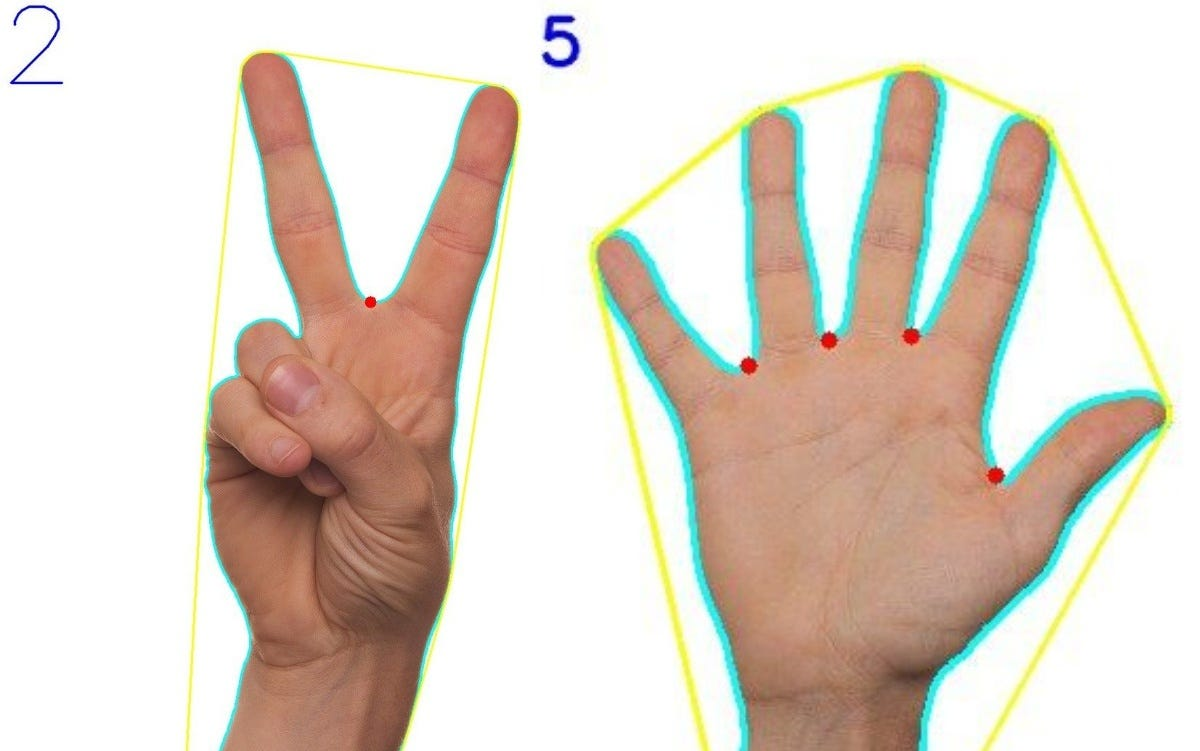
#> input picture [OpenCV] Fingure Counting using Hand Gesture/fingerCount.jpg, 1200 x 751 px, given in place of the camera
$ python main.py
#> lines starting #> are read from the running program, lines starting #| are printed output that depends on the picture; after the words box and inside, x2 and y2 are one past the last pixel; in counts of white or black regions, pixels touching at a corner belong together
import cv2
import numpy as np
import math

#Read Camera
cap = cv2.VideoCapture(0)

def nothing(x):
    pass

#window name
cv2.namedWindow("Threshold Adjustments",cv2.WINDOW_NORMAL)
cv2.resizeWindow("Threshold Adjustments", (300, 300))
cv2.createTrackbar("Thresh", "Threshold Adjustments", 0, 255, nothing)

#COlor Detection Track

cv2.createTrackbar("Lower_H", "Threshold Adjustments", 0, 255, nothing)
cv2.createTrackbar("Lower_S", "Threshold Adjustments", 0, 255, nothing)
cv2.createTrackbar("Lower_V", "Threshold Adjustments", 0, 255, nothing)
cv2.createTrackbar("Upper_H", "Threshold Adjustments", 255, 255, nothing)
cv2.createTrackbar("Upper_S", "Threshold Adjustments", 255, 255, nothing)
cv2.createTrackbar("Upper_V", "Threshold Adjustments", 255, 255, nothing)


while True:
    _,frame = cap.read()
#> frame is the input picture: shape (751, 1200, 3); mean B, G, R 202, 213.1, 223.4
    frame = cv2.flip(frame,2)
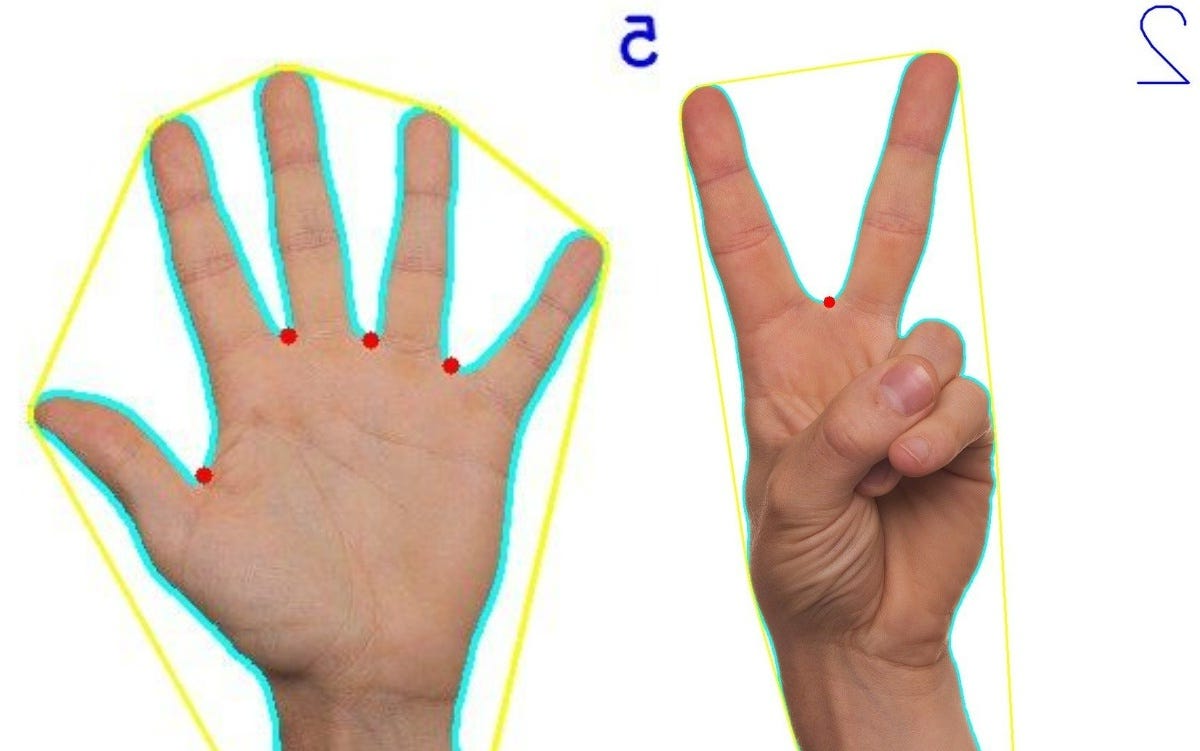
#> frame: shape (751, 1200, 3); mean B, G, R 202, 213.1, 223.4
    frame = cv2.resize(frame,(600,500))
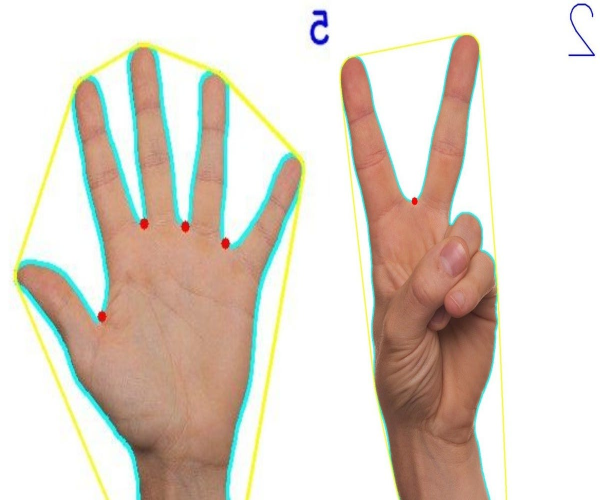
#> frame: shape (500, 600, 3); mean B, G, R 201.9, 213.1, 223.3
    # Get hand data from the rectangle sub window
    cv2.rectangle(frame, (0,1), (300,500), (255, 0, 0), 0)
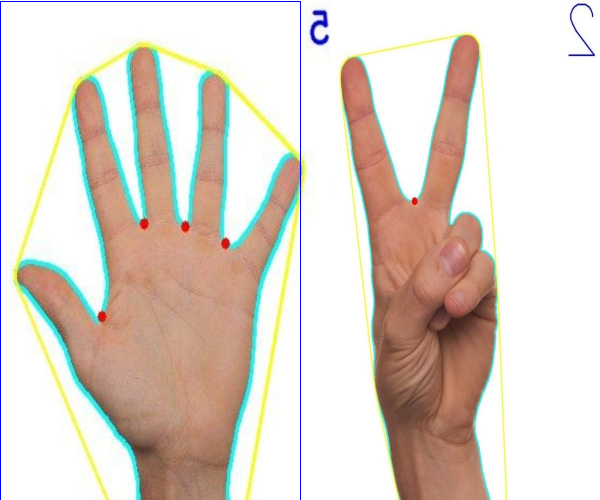
#> frame: shape (500, 600, 3); 0.43% of pixels changed, all inside (x1, y1, x2, y2) = (0, 1, 301, 500)
    img_crop = frame[1:500, 0:300]
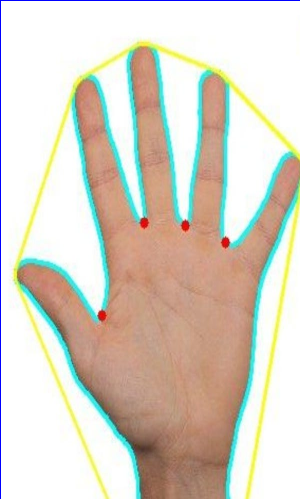
#> img_crop: shape (499, 300, 3); mean B, G, R 196.6, 210, 217

    hsv = cv2.cvtColor(img_crop, cv2.COLOR_BGR2HSV)
#> hsv: shape (499, 300, 3); mean H, S, V 26.1, 51.7, 228.2
    #detecting hand
    lower_h = cv2.getTrackbarPos("Lower_H", "Threshold Adjustments")
    lower_s = cv2.getTrackbarPos("Lower_S", "Threshold Adjustments")
    lower_v = cv2.getTrackbarPos("Lower_V", "Threshold Adjustments")

    upper_h = cv2.getTrackbarPos("Upper_H", "Threshold Adjustments")
    upper_s = cv2.getTrackbarPos("Upper_S", "Threshold Adjustments")
    upper_v = cv2.getTrackbarPos("Upper_V", "Threshold Adjustments")

    lower_bound = np.array([lower_h, lower_s, lower_v])
    upper_bound = np.array([upper_h, upper_s, upper_v])

    #Creating Mask
    mask = cv2.inRange(hsv, lower_bound, upper_bound)
#> mask: shape (499, 300); every value is 255
    #filter mask with image
    filtr = cv2.bitwise_and(img_crop, img_crop, mask=mask)

    mask1  = cv2.bitwise_not(mask)
#> mask1: shape (499, 300); every value is 0
    m_g = cv2.getTrackbarPos("Thresh", "Threshold Adjustments") #getting track bar value
    ret,thresh = cv2.threshold(mask1,m_g,255,cv2.THRESH_BINARY)
#> ret = 0
    dilata = cv2.dilate(thresh,(3,3),iterations = 6)

    #findcontour(img,contour_retrival_mode,method)
    cnts,hier = cv2.findContours(thresh,cv2.RETR_TREE,cv2.CHAIN_APPROX_SIMPLE)
#> cnts = []


    try:
        # Find contour with maximum area
        cm = max(cnts, key=lambda x: cv2.contourArea(x))
        #print("C==",cnts)
        epsilon = 0.0005*cv2.arcLength(cm,True)
        data= cv2.approxPolyDP(cm,epsilon,True)

        hull = cv2.convexHull(cm)

        cv2.drawContours(img_crop, [cm], -1, (50, 50, 150), 2)
        cv2.drawContours(img_crop, [hull], -1, (0, 255, 0), 2)

        # Find convexity defects
        hull = cv2.convexHull(cm, returnPoints=False)
        defects = cv2.convexityDefects(cm, hull)
        count_defects = 0
        #print("Area==",cv2.contourArea(hull) - cv2.contourArea(cm))
        for i in range(defects.shape[0]):
            s,e,f,d = defects[i,0]

            start = tuple(cm[s][0])
            end = tuple(cm[e][0])
            far = tuple(cm[f][0])

            #Cosin Rule
            a = math.sqrt((end[0] - start[0]) ** 2 + (end[1] - start[1]) ** 2)
            b = math.sqrt((far[0] - start[0]) ** 2 + (far[1] - start[1]) ** 2)
            c = math.sqrt((end[0] - far[0]) ** 2 + (end[1] - far[1]) ** 2)
            angle = (math.acos((b ** 2 + c ** 2 - a ** 2) / (2 * b * c)) * 180) / 3.14
            #print(angle)
            # if angle > 50 draw a circle at the far point
            if angle <= 50:
                count_defects += 1
                cv2.circle(img_crop,far,5,[255,255,255],-1)

        print("count==",count_defects)

        # Print number of fingers
        if count_defects == 0:

            cv2.putText(frame, "1", (50, 50), cv2.FONT_HERSHEY_SIMPLEX, 2,(0,0,255),2)
        elif count_defects == 1:
            cv2.putText(frame, "2", (50, 50), cv2.FONT_HERSHEY_SIMPLEX, 2,(0,0,255), 2)
        elif count_defects == 2:

            cv2.putText(frame, "3", (5, 50), cv2.FONT_HERSHEY_SIMPLEX, 2,(0,0,255), 2)
        elif count_defects == 3:

            cv2.putText(frame, "4", (50, 50), cv2.FONT_HERSHEY_SIMPLEX, 2,(0,0,255), 2)
        elif count_defects == 4:

            cv2.putText(frame, "5", (50, 50), cv2.FONT_HERSHEY_SIMPLEX, 2,(0,0,255), 2)
        else:
            pass

    except:
        pass

    cv2.imshow("Thresh", thresh)
    #cv2.imshow("mask==",mask)
    cv2.imshow("filter==",filtr)
    cv2.imshow("Result", frame)

    if cv2.waitKey(25) == 27:
#> (key Esc is pressed here)
        break
cap.release()
cv2.destroyAllWindows()
